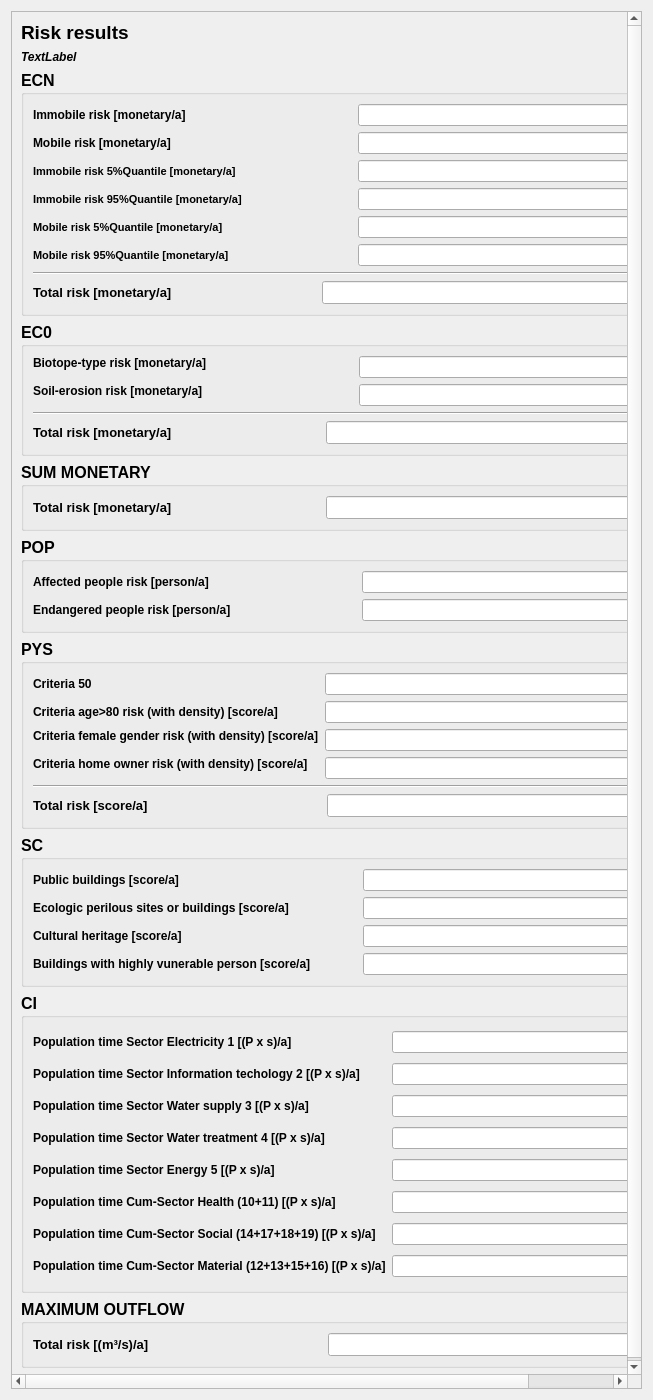
<?xml version="1.0" encoding="UTF-8"?>
<ui version="4.0">
 <class>RiskGui_Result_Wid</class>
 <widget class="QWidget" name="RiskGui_Result_Wid">
  <property name="geometry">
   <rect>
    <x>0</x>
    <y>0</y>
    <width>653</width>
    <height>1400</height>
   </rect>
  </property>
  <property name="windowTitle">
   <string>Form</string>
  </property>
  <layout class="QVBoxLayout" name="verticalLayout_7">
   <item>
    <widget class="QScrollArea" name="scrollArea">
     <property name="widgetResizable">
      <bool>true</bool>
     </property>
     <widget class="QWidget" name="scrollAreaWidgetContents">
      <property name="geometry">
       <rect>
        <x>0</x>
        <y>-129</y>
        <width>722</width>
        <height>1484</height>
       </rect>
      </property>
      <layout class="QVBoxLayout" name="verticalLayout_8">
       <item>
        <widget class="QLabel" name="head_label">
         <property name="sizePolicy">
          <sizepolicy hsizetype="Preferred" vsizetype="Fixed">
           <horstretch>0</horstretch>
           <verstretch>0</verstretch>
          </sizepolicy>
         </property>
         <property name="font">
          <font>
           <family>Arial</family>
           <pointsize>14</pointsize>
           <weight>75</weight>
           <bold>true</bold>
          </font>
         </property>
         <property name="text">
          <string>Risk results </string>
         </property>
        </widget>
       </item>
       <item>
        <widget class="QLabel" name="label_id">
         <property name="font">
          <font>
           <family>Arial</family>
           <pointsize>9</pointsize>
           <weight>75</weight>
           <italic>true</italic>
           <bold>true</bold>
          </font>
         </property>
         <property name="text">
          <string>TextLabel </string>
         </property>
        </widget>
       </item>
       <item>
        <widget class="QGroupBox" name="groupBox_ecn">
         <property name="minimumSize">
          <size>
           <width>0</width>
           <height>0</height>
          </size>
         </property>
         <property name="maximumSize">
          <size>
           <width>700</width>
           <height>16777215</height>
          </size>
         </property>
         <property name="font">
          <font>
           <family>Arial</family>
           <pointsize>12</pointsize>
           <weight>75</weight>
           <bold>true</bold>
          </font>
         </property>
         <property name="toolTip">
          <string/>
         </property>
         <property name="title">
          <string>ECN</string>
         </property>
         <property name="flat">
          <bool>true</bool>
         </property>
         <layout class="QVBoxLayout" name="verticalLayout">
          <item>
           <layout class="QGridLayout" name="gridLayout">
            <item row="0" column="0">
             <widget class="QLabel" name="label">
              <property name="font">
               <font>
                <family>Arial</family>
                <pointsize>9</pointsize>
               </font>
              </property>
              <property name="text">
               <string>Immobile risk [monetary/a]                                                  </string>
              </property>
             </widget>
            </item>
            <item row="0" column="1">
             <widget class="QLineEdit" name="lineEdit_immobil">
              <property name="font">
               <font>
                <pointsize>9</pointsize>
               </font>
              </property>
              <property name="alignment">
               <set>Qt::AlignRight|Qt::AlignTrailing|Qt::AlignVCenter</set>
              </property>
              <property name="readOnly">
               <bool>true</bool>
              </property>
             </widget>
            </item>
            <item row="1" column="0">
             <widget class="QLabel" name="label_2">
              <property name="font">
               <font>
                <family>Arial</family>
                <pointsize>9</pointsize>
               </font>
              </property>
              <property name="text">
               <string>Mobile risk [monetary/a]</string>
              </property>
             </widget>
            </item>
            <item row="1" column="1">
             <widget class="QLineEdit" name="lineEdit_mobil">
              <property name="font">
               <font>
                <pointsize>9</pointsize>
               </font>
              </property>
              <property name="alignment">
               <set>Qt::AlignRight|Qt::AlignTrailing|Qt::AlignVCenter</set>
              </property>
              <property name="readOnly">
               <bool>true</bool>
              </property>
             </widget>
            </item>
            <item row="2" column="0">
             <widget class="QLabel" name="label_4">
              <property name="font">
               <font>
                <family>Arial</family>
                <pointsize>8</pointsize>
               </font>
              </property>
              <property name="text">
               <string>Immobile risk 5%Quantile [monetary/a]</string>
              </property>
             </widget>
            </item>
            <item row="2" column="1">
             <widget class="QLineEdit" name="lineEdit_immobil_5">
              <property name="font">
               <font>
                <pointsize>8</pointsize>
               </font>
              </property>
              <property name="alignment">
               <set>Qt::AlignRight|Qt::AlignTrailing|Qt::AlignVCenter</set>
              </property>
              <property name="readOnly">
               <bool>true</bool>
              </property>
             </widget>
            </item>
            <item row="3" column="0">
             <widget class="QLabel" name="label_5">
              <property name="font">
               <font>
                <family>Arial</family>
                <pointsize>8</pointsize>
               </font>
              </property>
              <property name="text">
               <string>Immobile risk 95%Quantile [monetary/a]</string>
              </property>
             </widget>
            </item>
            <item row="3" column="1">
             <widget class="QLineEdit" name="lineEdit_immobil_95">
              <property name="font">
               <font>
                <pointsize>8</pointsize>
               </font>
              </property>
              <property name="alignment">
               <set>Qt::AlignRight|Qt::AlignTrailing|Qt::AlignVCenter</set>
              </property>
              <property name="readOnly">
               <bool>true</bool>
              </property>
             </widget>
            </item>
            <item row="4" column="0">
             <widget class="QLabel" name="label_6">
              <property name="font">
               <font>
                <family>Arial</family>
                <pointsize>8</pointsize>
               </font>
              </property>
              <property name="text">
               <string>Mobile risk 5%Quantile [monetary/a]</string>
              </property>
             </widget>
            </item>
            <item row="4" column="1">
             <widget class="QLineEdit" name="lineEdit_mobil_5">
              <property name="font">
               <font>
                <pointsize>8</pointsize>
               </font>
              </property>
              <property name="alignment">
               <set>Qt::AlignRight|Qt::AlignTrailing|Qt::AlignVCenter</set>
              </property>
              <property name="readOnly">
               <bool>true</bool>
              </property>
             </widget>
            </item>
            <item row="5" column="0">
             <widget class="QLabel" name="label_7">
              <property name="font">
               <font>
                <family>Arial</family>
                <pointsize>8</pointsize>
               </font>
              </property>
              <property name="text">
               <string>Mobile risk 95%Quantile [monetary/a]</string>
              </property>
             </widget>
            </item>
            <item row="5" column="1">
             <widget class="QLineEdit" name="lineEdit_mobil_95">
              <property name="font">
               <font>
                <pointsize>8</pointsize>
               </font>
              </property>
              <property name="alignment">
               <set>Qt::AlignRight|Qt::AlignTrailing|Qt::AlignVCenter</set>
              </property>
              <property name="readOnly">
               <bool>true</bool>
              </property>
             </widget>
            </item>
           </layout>
          </item>
          <item>
           <widget class="Line" name="line">
            <property name="orientation">
             <enum>Qt::Horizontal</enum>
            </property>
           </widget>
          </item>
          <item>
           <layout class="QGridLayout" name="gridLayout_2">
            <item row="0" column="0">
             <widget class="QLabel" name="label_3">
              <property name="font">
               <font>
                <family>Arial</family>
                <pointsize>10</pointsize>
               </font>
              </property>
              <property name="text">
               <string>Total risk [monetary/a]                                        </string>
              </property>
             </widget>
            </item>
            <item row="0" column="1">
             <widget class="QLineEdit" name="lineEdit_total_ecn">
              <property name="maximumSize">
               <size>
                <width>16777215</width>
                <height>16777215</height>
               </size>
              </property>
              <property name="font">
               <font>
                <pointsize>10</pointsize>
               </font>
              </property>
              <property name="alignment">
               <set>Qt::AlignRight|Qt::AlignTrailing|Qt::AlignVCenter</set>
              </property>
              <property name="readOnly">
               <bool>true</bool>
              </property>
             </widget>
            </item>
           </layout>
          </item>
         </layout>
        </widget>
       </item>
       <item>
        <widget class="QGroupBox" name="groupBox_eco">
         <property name="minimumSize">
          <size>
           <width>0</width>
           <height>0</height>
          </size>
         </property>
         <property name="maximumSize">
          <size>
           <width>700</width>
           <height>16777215</height>
          </size>
         </property>
         <property name="font">
          <font>
           <family>Arial</family>
           <pointsize>12</pointsize>
           <weight>75</weight>
           <bold>true</bold>
          </font>
         </property>
         <property name="toolTip">
          <string/>
         </property>
         <property name="title">
          <string>EC0</string>
         </property>
         <property name="flat">
          <bool>true</bool>
         </property>
         <layout class="QVBoxLayout" name="verticalLayout_2">
          <item>
           <layout class="QGridLayout" name="gridLayout_4">
            <item row="0" column="0">
             <widget class="QLabel" name="label_8">
              <property name="font">
               <font>
                <family>Arial</family>
                <pointsize>9</pointsize>
               </font>
              </property>
              <property name="text">
               <string>Biotope-type risk [monetary/a]                                            </string>
              </property>
             </widget>
            </item>
            <item row="0" column="1" rowspan="2">
             <widget class="QLineEdit" name="lineEdit_btype">
              <property name="font">
               <font>
                <pointsize>9</pointsize>
               </font>
              </property>
              <property name="alignment">
               <set>Qt::AlignRight|Qt::AlignTrailing|Qt::AlignVCenter</set>
              </property>
              <property name="readOnly">
               <bool>true</bool>
              </property>
             </widget>
            </item>
            <item row="1" column="0" rowspan="2">
             <widget class="QLabel" name="label_9">
              <property name="font">
               <font>
                <family>Arial</family>
                <pointsize>9</pointsize>
               </font>
              </property>
              <property name="text">
               <string>Soil-erosion risk [monetary/a]</string>
              </property>
             </widget>
            </item>
            <item row="2" column="1">
             <widget class="QLineEdit" name="lineEdit_soil_ero">
              <property name="font">
               <font>
                <pointsize>9</pointsize>
               </font>
              </property>
              <property name="alignment">
               <set>Qt::AlignRight|Qt::AlignTrailing|Qt::AlignVCenter</set>
              </property>
              <property name="readOnly">
               <bool>true</bool>
              </property>
             </widget>
            </item>
           </layout>
          </item>
          <item>
           <widget class="Line" name="line_2">
            <property name="orientation">
             <enum>Qt::Horizontal</enum>
            </property>
           </widget>
          </item>
          <item>
           <layout class="QGridLayout" name="gridLayout_3">
            <item row="0" column="0">
             <widget class="QLabel" name="label_10">
              <property name="font">
               <font>
                <family>Arial</family>
                <pointsize>10</pointsize>
               </font>
              </property>
              <property name="text">
               <string>Total risk [monetary/a]                                         </string>
              </property>
             </widget>
            </item>
            <item row="0" column="1">
             <widget class="QLineEdit" name="lineEdit_total_eco">
              <property name="maximumSize">
               <size>
                <width>16777215</width>
                <height>16777215</height>
               </size>
              </property>
              <property name="font">
               <font>
                <pointsize>10</pointsize>
               </font>
              </property>
              <property name="alignment">
               <set>Qt::AlignRight|Qt::AlignTrailing|Qt::AlignVCenter</set>
              </property>
              <property name="readOnly">
               <bool>true</bool>
              </property>
             </widget>
            </item>
           </layout>
          </item>
         </layout>
        </widget>
       </item>
       <item>
        <widget class="QGroupBox" name="groupBox_monetary">
         <property name="minimumSize">
          <size>
           <width>0</width>
           <height>0</height>
          </size>
         </property>
         <property name="maximumSize">
          <size>
           <width>700</width>
           <height>16777215</height>
          </size>
         </property>
         <property name="font">
          <font>
           <family>Arial</family>
           <pointsize>12</pointsize>
           <weight>75</weight>
           <bold>true</bold>
          </font>
         </property>
         <property name="toolTip">
          <string/>
         </property>
         <property name="title">
          <string>SUM MONETARY</string>
         </property>
         <property name="flat">
          <bool>true</bool>
         </property>
         <layout class="QVBoxLayout" name="verticalLayout_3">
          <item>
           <layout class="QGridLayout" name="gridLayout_5">
            <item row="0" column="0">
             <widget class="QLabel" name="label_11">
              <property name="font">
               <font>
                <family>Arial</family>
                <pointsize>10</pointsize>
               </font>
              </property>
              <property name="text">
               <string>Total risk [monetary/a]                                         </string>
              </property>
             </widget>
            </item>
            <item row="0" column="1">
             <widget class="QLineEdit" name="lineEdit_total_sum">
              <property name="maximumSize">
               <size>
                <width>16777215</width>
                <height>16777215</height>
               </size>
              </property>
              <property name="font">
               <font>
                <pointsize>10</pointsize>
               </font>
              </property>
              <property name="alignment">
               <set>Qt::AlignRight|Qt::AlignTrailing|Qt::AlignVCenter</set>
              </property>
              <property name="readOnly">
               <bool>true</bool>
              </property>
             </widget>
            </item>
           </layout>
          </item>
         </layout>
        </widget>
       </item>
       <item>
        <widget class="QGroupBox" name="groupBox_pop">
         <property name="minimumSize">
          <size>
           <width>0</width>
           <height>0</height>
          </size>
         </property>
         <property name="maximumSize">
          <size>
           <width>700</width>
           <height>16777215</height>
          </size>
         </property>
         <property name="font">
          <font>
           <family>Arial</family>
           <pointsize>12</pointsize>
           <weight>75</weight>
           <bold>true</bold>
          </font>
         </property>
         <property name="toolTip">
          <string/>
         </property>
         <property name="title">
          <string>POP</string>
         </property>
         <property name="flat">
          <bool>true</bool>
         </property>
         <layout class="QVBoxLayout" name="verticalLayout_4">
          <item>
           <layout class="QGridLayout" name="gridLayout_6">
            <item row="0" column="0">
             <widget class="QLabel" name="label_12">
              <property name="font">
               <font>
                <family>Arial</family>
                <pointsize>9</pointsize>
               </font>
              </property>
              <property name="text">
               <string>Affected people risk [person/a]                                            </string>
              </property>
             </widget>
            </item>
            <item row="0" column="1">
             <widget class="QLineEdit" name="lineEdit_pop_aff">
              <property name="maximumSize">
               <size>
                <width>16777215</width>
                <height>16777215</height>
               </size>
              </property>
              <property name="font">
               <font>
                <pointsize>9</pointsize>
               </font>
              </property>
              <property name="alignment">
               <set>Qt::AlignRight|Qt::AlignTrailing|Qt::AlignVCenter</set>
              </property>
              <property name="readOnly">
               <bool>true</bool>
              </property>
             </widget>
            </item>
            <item row="1" column="0">
             <widget class="QLabel" name="label_13">
              <property name="font">
               <font>
                <family>Arial</family>
                <pointsize>9</pointsize>
               </font>
              </property>
              <property name="text">
               <string>Endangered people risk [person/a]</string>
              </property>
             </widget>
            </item>
            <item row="1" column="1">
             <widget class="QLineEdit" name="lineEdit_pop_end">
              <property name="maximumSize">
               <size>
                <width>16777215</width>
                <height>16777215</height>
               </size>
              </property>
              <property name="font">
               <font>
                <pointsize>9</pointsize>
               </font>
              </property>
              <property name="alignment">
               <set>Qt::AlignRight|Qt::AlignTrailing|Qt::AlignVCenter</set>
              </property>
              <property name="readOnly">
               <bool>true</bool>
              </property>
             </widget>
            </item>
           </layout>
          </item>
         </layout>
        </widget>
       </item>
       <item>
        <widget class="QGroupBox" name="groupBox_pys">
         <property name="minimumSize">
          <size>
           <width>0</width>
           <height>0</height>
          </size>
         </property>
         <property name="maximumSize">
          <size>
           <width>700</width>
           <height>16777215</height>
          </size>
         </property>
         <property name="font">
          <font>
           <family>Arial</family>
           <pointsize>12</pointsize>
           <weight>75</weight>
           <bold>true</bold>
          </font>
         </property>
         <property name="toolTip">
          <string/>
         </property>
         <property name="title">
          <string>PYS</string>
         </property>
         <property name="flat">
          <bool>true</bool>
         </property>
         <layout class="QVBoxLayout" name="verticalLayout_5">
          <item>
           <layout class="QGridLayout" name="gridLayout_8">
            <item row="0" column="0">
             <widget class="QLabel" name="label_14">
              <property name="font">
               <font>
                <family>Arial</family>
                <pointsize>9</pointsize>
               </font>
              </property>
              <property name="text">
               <string>Criteria 50&lt;age&lt;59 risk (with density) [score/a]              </string>
              </property>
             </widget>
            </item>
            <item row="0" column="1">
             <widget class="QLineEdit" name="lineEdit_pys_50">
              <property name="maximumSize">
               <size>
                <width>16777215</width>
                <height>16777215</height>
               </size>
              </property>
              <property name="font">
               <font>
                <pointsize>9</pointsize>
               </font>
              </property>
              <property name="alignment">
               <set>Qt::AlignRight|Qt::AlignTrailing|Qt::AlignVCenter</set>
              </property>
              <property name="readOnly">
               <bool>true</bool>
              </property>
             </widget>
            </item>
            <item row="1" column="0">
             <widget class="QLabel" name="label_15">
              <property name="font">
               <font>
                <family>Arial</family>
                <pointsize>9</pointsize>
               </font>
              </property>
              <property name="text">
               <string>Criteria age&gt;80 risk (with density) [score/a]</string>
              </property>
             </widget>
            </item>
            <item row="1" column="1">
             <widget class="QLineEdit" name="lineEdit_pys_80">
              <property name="maximumSize">
               <size>
                <width>16777215</width>
                <height>16777215</height>
               </size>
              </property>
              <property name="font">
               <font>
                <pointsize>9</pointsize>
               </font>
              </property>
              <property name="alignment">
               <set>Qt::AlignRight|Qt::AlignTrailing|Qt::AlignVCenter</set>
              </property>
              <property name="readOnly">
               <bool>true</bool>
              </property>
             </widget>
            </item>
            <item row="2" column="0">
             <widget class="QLabel" name="label_16">
              <property name="font">
               <font>
                <family>Arial</family>
                <pointsize>9</pointsize>
               </font>
              </property>
              <property name="text">
               <string>Criteria female gender risk (with density) [score/a]</string>
              </property>
             </widget>
            </item>
            <item row="2" column="1" rowspan="2">
             <widget class="QLineEdit" name="lineEdit_pys_female">
              <property name="maximumSize">
               <size>
                <width>16777215</width>
                <height>16777215</height>
               </size>
              </property>
              <property name="font">
               <font>
                <pointsize>9</pointsize>
               </font>
              </property>
              <property name="alignment">
               <set>Qt::AlignRight|Qt::AlignTrailing|Qt::AlignVCenter</set>
              </property>
              <property name="readOnly">
               <bool>true</bool>
              </property>
             </widget>
            </item>
            <item row="3" column="0" rowspan="2">
             <widget class="QLabel" name="label_17">
              <property name="font">
               <font>
                <family>Arial</family>
                <pointsize>9</pointsize>
               </font>
              </property>
              <property name="text">
               <string>Criteria home owner risk (with density) [score/a]</string>
              </property>
             </widget>
            </item>
            <item row="4" column="1">
             <widget class="QLineEdit" name="lineEdit_pys_owner">
              <property name="maximumSize">
               <size>
                <width>16777215</width>
                <height>16777215</height>
               </size>
              </property>
              <property name="font">
               <font>
                <pointsize>9</pointsize>
               </font>
              </property>
              <property name="alignment">
               <set>Qt::AlignRight|Qt::AlignTrailing|Qt::AlignVCenter</set>
              </property>
              <property name="readOnly">
               <bool>true</bool>
              </property>
             </widget>
            </item>
           </layout>
          </item>
          <item>
           <widget class="Line" name="line_3">
            <property name="orientation">
             <enum>Qt::Horizontal</enum>
            </property>
           </widget>
          </item>
          <item>
           <layout class="QGridLayout" name="gridLayout_7">
            <item row="0" column="0">
             <widget class="QLabel" name="label_18">
              <property name="font">
               <font>
                <family>Arial</family>
                <pointsize>10</pointsize>
               </font>
              </property>
              <property name="text">
               <string>Total risk [score/a]                                                </string>
              </property>
             </widget>
            </item>
            <item row="0" column="1">
             <widget class="QLineEdit" name="lineEdit_pys_total">
              <property name="maximumSize">
               <size>
                <width>16777215</width>
                <height>16777215</height>
               </size>
              </property>
              <property name="font">
               <font>
                <pointsize>10</pointsize>
               </font>
              </property>
              <property name="alignment">
               <set>Qt::AlignRight|Qt::AlignTrailing|Qt::AlignVCenter</set>
              </property>
              <property name="readOnly">
               <bool>true</bool>
              </property>
             </widget>
            </item>
           </layout>
          </item>
         </layout>
        </widget>
       </item>
       <item>
        <widget class="QGroupBox" name="groupBox_sc">
         <property name="minimumSize">
          <size>
           <width>0</width>
           <height>0</height>
          </size>
         </property>
         <property name="maximumSize">
          <size>
           <width>700</width>
           <height>16777215</height>
          </size>
         </property>
         <property name="font">
          <font>
           <family>Arial</family>
           <pointsize>12</pointsize>
           <weight>75</weight>
           <bold>true</bold>
          </font>
         </property>
         <property name="title">
          <string>SC</string>
         </property>
         <property name="flat">
          <bool>true</bool>
         </property>
         <layout class="QGridLayout" name="gridLayout_10">
          <item row="0" column="0">
           <widget class="QLabel" name="label_20">
            <property name="minimumSize">
             <size>
              <width>0</width>
              <height>0</height>
             </size>
            </property>
            <property name="font">
             <font>
              <family>Arial</family>
              <pointsize>9</pointsize>
             </font>
            </property>
            <property name="text">
             <string>Public buildings [score/a]              </string>
            </property>
           </widget>
          </item>
          <item row="0" column="1">
           <widget class="QLineEdit" name="lineEdit_sc_pub">
            <property name="maximumSize">
             <size>
              <width>16777215</width>
              <height>16777215</height>
             </size>
            </property>
            <property name="font">
             <font>
              <pointsize>9</pointsize>
             </font>
            </property>
            <property name="alignment">
             <set>Qt::AlignRight|Qt::AlignTrailing|Qt::AlignVCenter</set>
            </property>
            <property name="readOnly">
             <bool>true</bool>
            </property>
           </widget>
          </item>
          <item row="1" column="0">
           <widget class="QLabel" name="label_21">
            <property name="font">
             <font>
              <family>Arial</family>
              <pointsize>9</pointsize>
             </font>
            </property>
            <property name="text">
             <string>Ecologic perilous sites or buildings [score/a]              </string>
            </property>
           </widget>
          </item>
          <item row="1" column="1">
           <widget class="QLineEdit" name="lineEdit_sc_eco">
            <property name="maximumSize">
             <size>
              <width>16777215</width>
              <height>16777215</height>
             </size>
            </property>
            <property name="font">
             <font>
              <pointsize>9</pointsize>
             </font>
            </property>
            <property name="alignment">
             <set>Qt::AlignRight|Qt::AlignTrailing|Qt::AlignVCenter</set>
            </property>
            <property name="readOnly">
             <bool>true</bool>
            </property>
           </widget>
          </item>
          <item row="2" column="1">
           <widget class="QLineEdit" name="lineEdit_sc_cult">
            <property name="maximumSize">
             <size>
              <width>16777215</width>
              <height>16777215</height>
             </size>
            </property>
            <property name="font">
             <font>
              <pointsize>9</pointsize>
             </font>
            </property>
            <property name="alignment">
             <set>Qt::AlignRight|Qt::AlignTrailing|Qt::AlignVCenter</set>
            </property>
            <property name="readOnly">
             <bool>true</bool>
            </property>
           </widget>
          </item>
          <item row="4" column="0">
           <widget class="QLabel" name="label_23">
            <property name="font">
             <font>
              <family>Arial</family>
              <pointsize>9</pointsize>
             </font>
            </property>
            <property name="text">
             <string>Buildings with highly vunerable person [score/a]              </string>
            </property>
           </widget>
          </item>
          <item row="4" column="1">
           <widget class="QLineEdit" name="lineEdit_sc_person">
            <property name="maximumSize">
             <size>
              <width>16777215</width>
              <height>16777215</height>
             </size>
            </property>
            <property name="font">
             <font>
              <pointsize>9</pointsize>
             </font>
            </property>
            <property name="alignment">
             <set>Qt::AlignRight|Qt::AlignTrailing|Qt::AlignVCenter</set>
            </property>
            <property name="readOnly">
             <bool>true</bool>
            </property>
           </widget>
          </item>
          <item row="2" column="0">
           <widget class="QLabel" name="label_22">
            <property name="font">
             <font>
              <family>Arial</family>
              <pointsize>9</pointsize>
             </font>
            </property>
            <property name="text">
             <string>Cultural heritage [score/a]              </string>
            </property>
           </widget>
          </item>
         </layout>
        </widget>
       </item>
       <item>
        <widget class="QGroupBox" name="groupBox_ci">
         <property name="minimumSize">
          <size>
           <width>0</width>
           <height>300</height>
          </size>
         </property>
         <property name="maximumSize">
          <size>
           <width>700</width>
           <height>16777215</height>
          </size>
         </property>
         <property name="font">
          <font>
           <family>Arial</family>
           <pointsize>12</pointsize>
           <weight>75</weight>
           <bold>true</bold>
          </font>
         </property>
         <property name="title">
          <string>CI</string>
         </property>
         <property name="flat">
          <bool>true</bool>
         </property>
         <layout class="QGridLayout" name="gridLayout_11">
          <item row="6" column="1">
           <widget class="QLineEdit" name="lineEdit_ci_social">
            <property name="font">
             <font>
              <pointsize>9</pointsize>
              <weight>75</weight>
              <bold>true</bold>
             </font>
            </property>
            <property name="alignment">
             <set>Qt::AlignRight|Qt::AlignTrailing|Qt::AlignVCenter</set>
            </property>
           </widget>
          </item>
          <item row="1" column="1">
           <widget class="QLineEdit" name="lineEdit_ci_info_tech">
            <property name="font">
             <font>
              <pointsize>9</pointsize>
              <weight>75</weight>
              <bold>true</bold>
             </font>
            </property>
            <property name="alignment">
             <set>Qt::AlignRight|Qt::AlignTrailing|Qt::AlignVCenter</set>
            </property>
           </widget>
          </item>
          <item row="0" column="0">
           <widget class="QLabel" name="label_24">
            <property name="font">
             <font>
              <family>Arial</family>
              <pointsize>9</pointsize>
              <weight>75</weight>
              <bold>true</bold>
             </font>
            </property>
            <property name="text">
             <string>Population time Sector Electricity 1 [(P x s)/a]</string>
            </property>
           </widget>
          </item>
          <item row="1" column="0">
           <widget class="QLabel" name="label_25">
            <property name="font">
             <font>
              <pointsize>9</pointsize>
             </font>
            </property>
            <property name="text">
             <string>Population time Sector Information techology 2 [(P x s)/a]</string>
            </property>
           </widget>
          </item>
          <item row="5" column="1">
           <widget class="QLineEdit" name="lineEdit_ci_health">
            <property name="font">
             <font>
              <pointsize>9</pointsize>
              <weight>75</weight>
              <bold>true</bold>
             </font>
            </property>
            <property name="alignment">
             <set>Qt::AlignRight|Qt::AlignTrailing|Qt::AlignVCenter</set>
            </property>
           </widget>
          </item>
          <item row="0" column="1">
           <widget class="QLineEdit" name="lineEdit_ci_elect">
            <property name="font">
             <font>
              <pointsize>9</pointsize>
              <weight>75</weight>
              <bold>true</bold>
             </font>
            </property>
            <property name="alignment">
             <set>Qt::AlignRight|Qt::AlignTrailing|Qt::AlignVCenter</set>
            </property>
           </widget>
          </item>
          <item row="3" column="1">
           <widget class="QLineEdit" name="lineEdit_ci_water_treat">
            <property name="font">
             <font>
              <pointsize>9</pointsize>
              <weight>75</weight>
              <bold>true</bold>
             </font>
            </property>
            <property name="alignment">
             <set>Qt::AlignRight|Qt::AlignTrailing|Qt::AlignVCenter</set>
            </property>
           </widget>
          </item>
          <item row="4" column="1">
           <widget class="QLineEdit" name="lineEdit_ci_energy">
            <property name="font">
             <font>
              <pointsize>9</pointsize>
              <weight>75</weight>
              <bold>true</bold>
             </font>
            </property>
            <property name="alignment">
             <set>Qt::AlignRight|Qt::AlignTrailing|Qt::AlignVCenter</set>
            </property>
           </widget>
          </item>
          <item row="2" column="1">
           <widget class="QLineEdit" name="lineEdit_ci_water_sup">
            <property name="font">
             <font>
              <pointsize>9</pointsize>
              <weight>75</weight>
              <bold>true</bold>
             </font>
            </property>
            <property name="alignment">
             <set>Qt::AlignRight|Qt::AlignTrailing|Qt::AlignVCenter</set>
            </property>
           </widget>
          </item>
          <item row="7" column="1">
           <widget class="QLineEdit" name="lineEdit_ci_mat">
            <property name="font">
             <font>
              <pointsize>9</pointsize>
              <weight>75</weight>
              <bold>true</bold>
             </font>
            </property>
            <property name="alignment">
             <set>Qt::AlignRight|Qt::AlignTrailing|Qt::AlignVCenter</set>
            </property>
           </widget>
          </item>
          <item row="2" column="0">
           <widget class="QLabel" name="label_26">
            <property name="font">
             <font>
              <pointsize>9</pointsize>
             </font>
            </property>
            <property name="text">
             <string>Population time Sector Water supply 3 [(P x s)/a]</string>
            </property>
           </widget>
          </item>
          <item row="3" column="0">
           <widget class="QLabel" name="label_27">
            <property name="font">
             <font>
              <pointsize>9</pointsize>
             </font>
            </property>
            <property name="text">
             <string>Population time Sector Water treatment 4 [(P x s)/a]</string>
            </property>
           </widget>
          </item>
          <item row="4" column="0">
           <widget class="QLabel" name="label_28">
            <property name="font">
             <font>
              <pointsize>9</pointsize>
             </font>
            </property>
            <property name="text">
             <string>Population time Sector Energy 5 [(P x s)/a]</string>
            </property>
           </widget>
          </item>
          <item row="5" column="0">
           <widget class="QLabel" name="label_29">
            <property name="font">
             <font>
              <pointsize>9</pointsize>
             </font>
            </property>
            <property name="text">
             <string>Population time Cum-Sector Health (10+11) [(P x s)/a]</string>
            </property>
           </widget>
          </item>
          <item row="6" column="0">
           <widget class="QLabel" name="label_30">
            <property name="font">
             <font>
              <pointsize>9</pointsize>
             </font>
            </property>
            <property name="text">
             <string>Population time Cum-Sector Social (14+17+18+19) [(P x s)/a]</string>
            </property>
           </widget>
          </item>
          <item row="7" column="0">
           <widget class="QLabel" name="label_31">
            <property name="font">
             <font>
              <pointsize>9</pointsize>
             </font>
            </property>
            <property name="text">
             <string>Population time Cum-Sector Material (12+13+15+16) [(P x s)/a]</string>
            </property>
           </widget>
          </item>
         </layout>
        </widget>
       </item>
       <item>
        <widget class="QGroupBox" name="groupBox_outflow">
         <property name="minimumSize">
          <size>
           <width>700</width>
           <height>0</height>
          </size>
         </property>
         <property name="maximumSize">
          <size>
           <width>500</width>
           <height>16777215</height>
          </size>
         </property>
         <property name="font">
          <font>
           <family>Arial</family>
           <pointsize>12</pointsize>
           <weight>75</weight>
           <bold>true</bold>
          </font>
         </property>
         <property name="toolTip">
          <string/>
         </property>
         <property name="title">
          <string>MAXIMUM OUTFLOW</string>
         </property>
         <property name="flat">
          <bool>true</bool>
         </property>
         <layout class="QVBoxLayout" name="verticalLayout_6">
          <item>
           <layout class="QGridLayout" name="gridLayout_9">
            <item row="0" column="0">
             <widget class="QLabel" name="label_19">
              <property name="font">
               <font>
                <family>Arial</family>
                <pointsize>10</pointsize>
               </font>
              </property>
              <property name="text">
               <string>Total risk [(m³/s)/a]                                                </string>
              </property>
             </widget>
            </item>
            <item row="0" column="1">
             <widget class="QLineEdit" name="lineEdit_outflow">
              <property name="maximumSize">
               <size>
                <width>16777215</width>
                <height>16777215</height>
               </size>
              </property>
              <property name="font">
               <font>
                <pointsize>10</pointsize>
               </font>
              </property>
              <property name="alignment">
               <set>Qt::AlignRight|Qt::AlignTrailing|Qt::AlignVCenter</set>
              </property>
              <property name="readOnly">
               <bool>true</bool>
              </property>
             </widget>
            </item>
           </layout>
          </item>
         </layout>
        </widget>
       </item>
      </layout>
     </widget>
    </widget>
   </item>
  </layout>
 </widget>
 <resources/>
 <connections/>
</ui>
